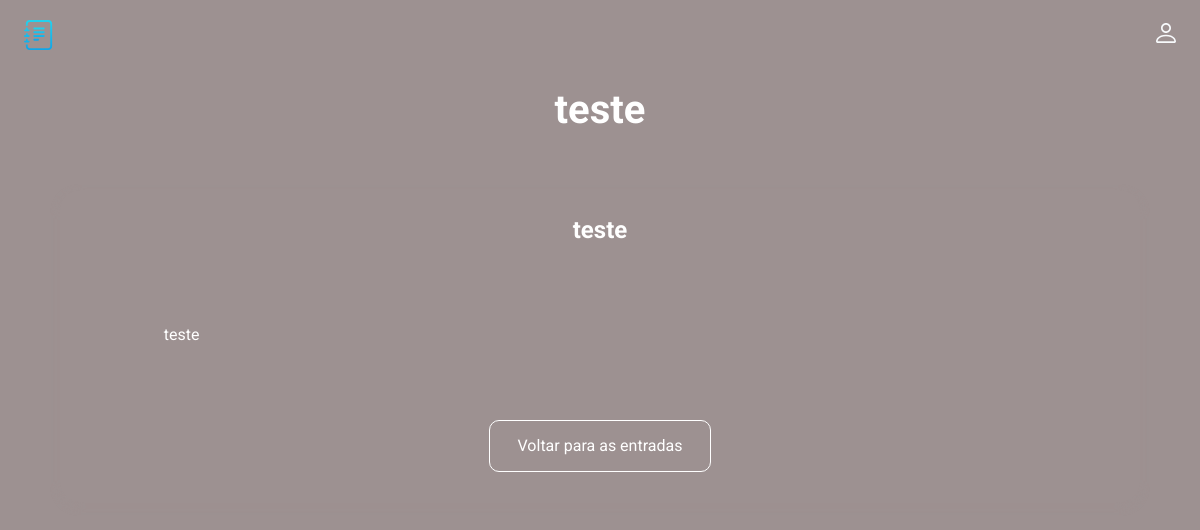
Page /card/1 on the earlier database version.
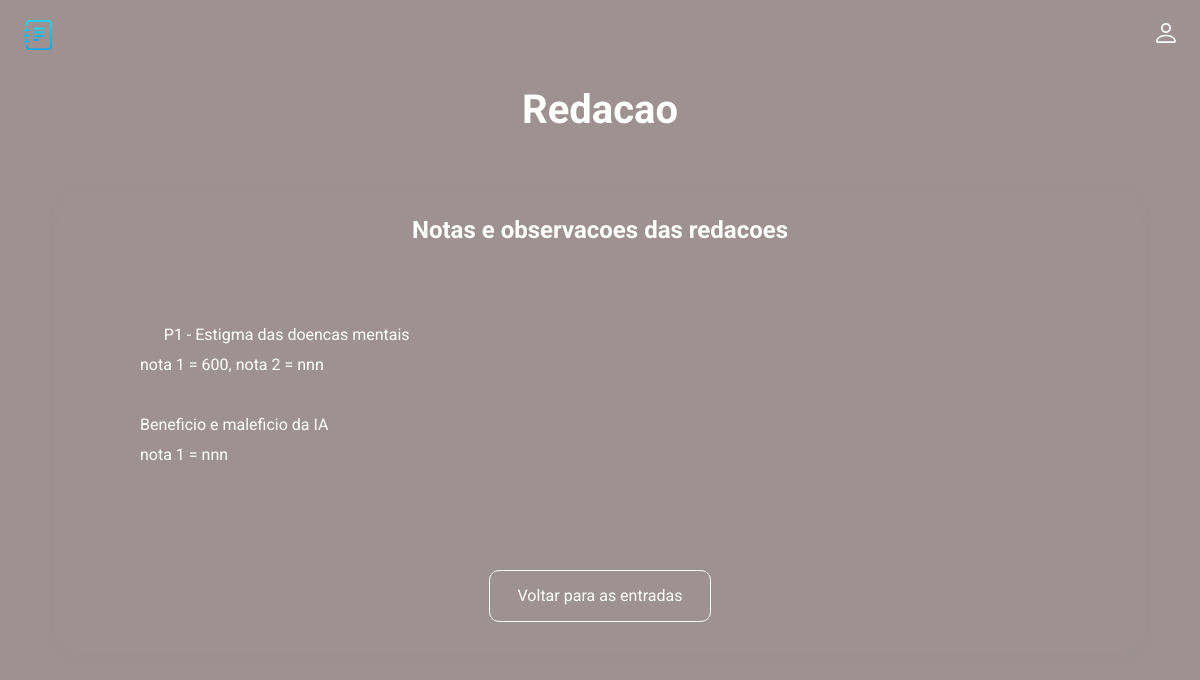
Same page on the later database version.
### diary-bra-main-main/main.py (models this page shows, shortened)
class Card(db.Model):
    id = db.Column(db.Integer, primary_key=True)
    title = db.Column(db.String(100), nullable=False)
    subtitle = db.Column(db.String(300), nullable=False)
    text = db.Column(db.Text, nullable=False)
    user_email = db.Column(db.String(100), nullable=False)

### diary-bra-main-main/main.py (the view)
@app.route('/card/<int:id>')
def card(id):
    card = Card.query.get(id)
    return render_template('card.html', card=card)

### diary-bra-main-main/templates/card.html (shortened to what this page needs)
<!doctype html>
<html lang="pt-br">
<head>
  <link rel="stylesheet" href="../static/css/style.css">
</head>
<body>
  <header class="header">
    <img src="../static/img/logo.svg" alt="logo" width="30" height="30">
    <ul class="main-list">
        <li class="list__item">
          <a href="">
            <img src="../static/img/login.svg" alt="entrar" width="20" height="20">
          </a>
    </ul>
  </header>
  <main class="main">
    {% block content %}
    <h1 class="main__title">{{card.title}}</h1>
    <div class="main__block">
      <h2 class="main__subtitle">{{card.subtitle}}</h2>
      <div class="main__text">
      {{card.text}}
      </div>
      <a class="main__link" href="/">Voltar para as entradas</a>
    </div>
  </main>
  {% endblock %}
</body>
</html>

Differences in the rows shown:
changed Card: title "teste" → "Redacao"; subtitle "teste" → "Notas e observacoes das redacoes"; text "teste" → "P1 - Estigma das doencas mentais nota 1 = 600, nota 2 = nnn Beneficio e maleficio da IA nota 1 = nnn"
